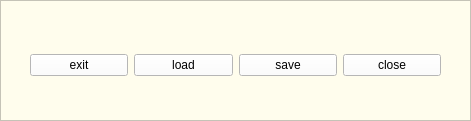
   <widget class="QFrame" name="Set">
    <property name="geometry">
     <rect>
      <x>220</x>
      <y>80</y>
      <width>471</width>
      <height>121</height>
     </rect>
    </property>
    <property name="styleSheet">
     <string notr="true">background-color: rgb(255, 253, 237);</string>
    </property>
    <property name="frameShape">
     <enum>QFrame::StyledPanel</enum>
    </property>
    <property name="frameShadow">
     <enum>QFrame::Raised</enum>
    </property>
    <widget class="QWidget" name="horizontalLayoutWidget_2">
     <property name="geometry">
      <rect>
       <x>30</x>
       <y>20</y>
       <width>411</width>
       <height>91</height>
      </rect>
     </property>
     <layout class="QHBoxLayout" name="horizontalLayout_2">
      <item>
       <widget class="QPushButton" name="btnexit_2">
        <property name="styleSheet">
         <string notr="true">background-color: rgb(255, 255, 255);</string>
        </property>
        <property name="text">
         <string>exit</string>
        </property>
       </widget>
      </item>
      <item>
       <widget class="QPushButton" name="btnload_2">
        <property name="styleSheet">
         <string notr="true">background-color: rgb(255, 255, 255);</string>
        </property>
        <property name="text">
         <string>load</string>
        </property>
       </widget>
      </item>
      <item>
       <widget class="QPushButton" name="btnsave">
        <property name="focusPolicy">
         <enum>Qt::StrongFocus</enum>
        </property>
        <property name="styleSheet">
         <string notr="true">background-color: rgb(255, 255, 255);</string>
        </property>
        <property name="text">
         <string>save</string>
        </property>
       </widget>
      </item>
      <item>
       <widget class="QPushButton" name="btnclose3">
        <property name="styleSheet">
         <string notr="true">background-color: rgb(255, 255, 255);</string>
        </property>
        <property name="text">
         <string>close</string>
        </property>
       </widget>
      </item>
     </layout>
    </widget>
   </widget>
